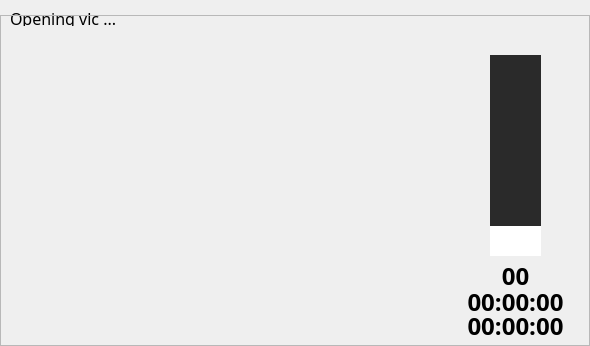
<?xml version="1.0" encoding="UTF-8"?>
<ui version="4.0">
 <class>vlc_window</class>
 <widget class="QWidget" name="vlc_window">
  <property name="geometry">
   <rect>
    <x>0</x>
    <y>0</y>
    <width>590</width>
    <height>346</height>
   </rect>
  </property>
  <property name="minimumSize">
   <size>
    <width>590</width>
    <height>346</height>
   </size>
  </property>
  <property name="maximumSize">
   <size>
    <width>590</width>
    <height>346</height>
   </size>
  </property>
  <property name="windowTitle">
   <string>Form</string>
  </property>
  <property name="styleSheet">
   <string notr="true">#background {background-image: url(app/widgets/vlc/vlc_background.png);}

#vlc_volume_meter::groove, #program_volume_meter::groove {
    background: #2a2a2a;
    border: 0px solid;
}

#vlc_volume_meter::handle, #program_volume_meter::handle {
    background: #ffffff;
    width :30px;
    height :30px;
}

#vlc_volume_meter::add-page, #program_volume_meter::add-page {
    background: #0076D7;
}</string>
  </property>
  <widget class="QSlider" name="vlc_volume_meter">
   <property name="enabled">
    <bool>false</bool>
   </property>
   <property name="geometry">
    <rect>
     <x>490</x>
     <y>55</y>
     <width>51</width>
     <height>201</height>
    </rect>
   </property>
   <property name="orientation">
    <enum>Qt::Vertical</enum>
   </property>
  </widget>
  <widget class="QLabel" name="title_label">
   <property name="geometry">
    <rect>
     <x>10</x>
     <y>10</y>
     <width>570</width>
     <height>16</height>
    </rect>
   </property>
   <property name="font">
    <font>
     <family>Cascadia Mono</family>
     <pointsize>12</pointsize>
    </font>
   </property>
   <property name="text">
    <string>Opening vlc ...</string>
   </property>
  </widget>
  <widget class="QFrame" name="background">
   <property name="geometry">
    <rect>
     <x>0</x>
     <y>15</y>
     <width>590</width>
     <height>331</height>
    </rect>
   </property>
   <property name="frameShape">
    <enum>QFrame::StyledPanel</enum>
   </property>
   <property name="frameShadow">
    <enum>QFrame::Raised</enum>
   </property>
   <widget class="QLabel" name="volume_label">
    <property name="geometry">
     <rect>
      <x>480</x>
      <y>250</y>
      <width>71</width>
      <height>21</height>
     </rect>
    </property>
    <property name="font">
     <font>
      <family>Cascadia Mono</family>
      <pointsize>18</pointsize>
      <weight>75</weight>
      <bold>true</bold>
     </font>
    </property>
    <property name="text">
     <string>00</string>
    </property>
    <property name="alignment">
     <set>Qt::AlignCenter</set>
    </property>
   </widget>
   <widget class="QLabel" name="current_time">
    <property name="geometry">
     <rect>
      <x>460</x>
      <y>276</y>
      <width>111</width>
      <height>21</height>
     </rect>
    </property>
    <property name="font">
     <font>
      <family>Cascadia Mono</family>
      <pointsize>18</pointsize>
      <weight>75</weight>
      <bold>true</bold>
     </font>
    </property>
    <property name="text">
     <string>00:00:00</string>
    </property>
    <property name="alignment">
     <set>Qt::AlignCenter</set>
    </property>
   </widget>
   <widget class="QLabel" name="movie_duration">
    <property name="geometry">
     <rect>
      <x>460</x>
      <y>300</y>
      <width>111</width>
      <height>21</height>
     </rect>
    </property>
    <property name="font">
     <font>
      <family>Cascadia Mono</family>
      <pointsize>18</pointsize>
      <weight>75</weight>
      <bold>true</bold>
     </font>
    </property>
    <property name="text">
     <string>00:00:00</string>
    </property>
    <property name="alignment">
     <set>Qt::AlignCenter</set>
    </property>
   </widget>
  </widget>
 </widget>
 <resources/>
 <connections/>
</ui>
